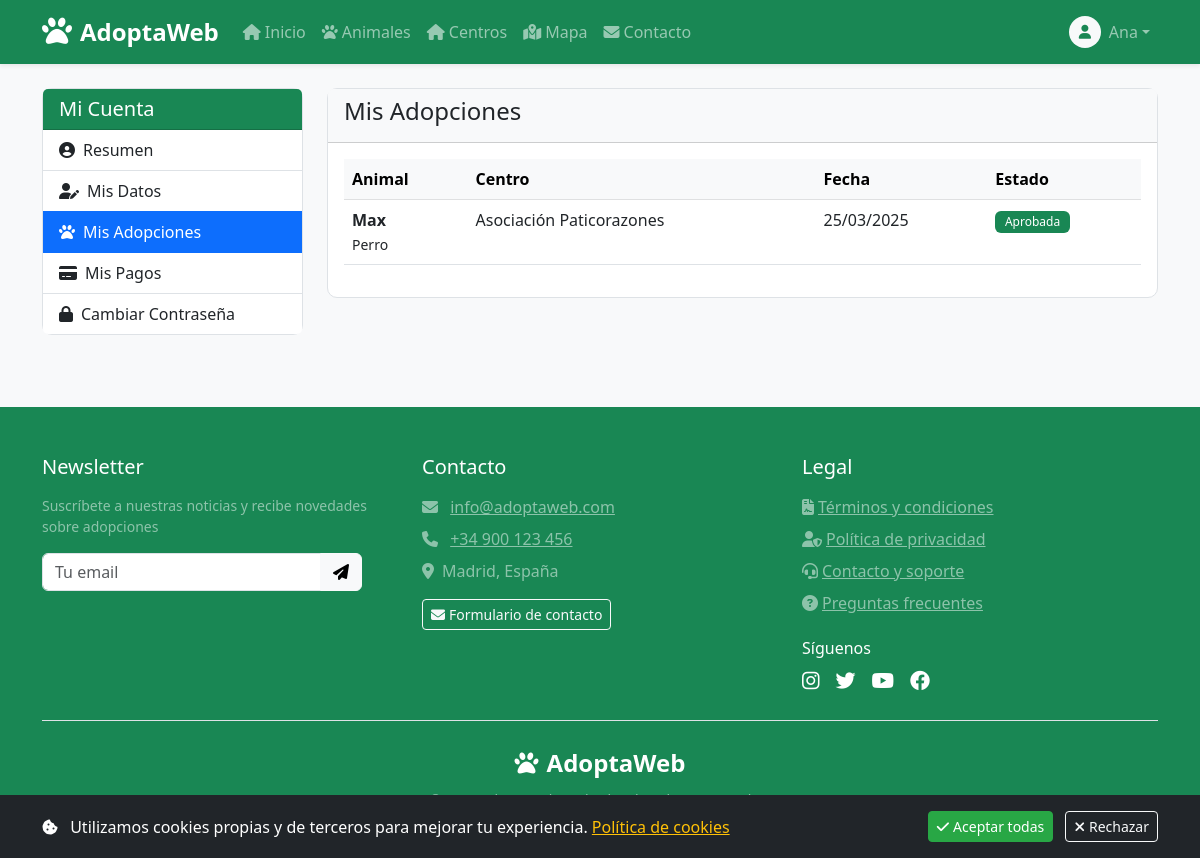
Screenshot of /perfil/mis-adopciones.php (signed in) with the database file from the repository.
### tables this page shows
CREATE TABLE `usuarios` (
  `id_usuario` int(11) NOT NULL,
  `nombre` varchar(100) NOT NULL,
  `apellido` varchar(100) DEFAULT NULL,
  `email` varchar(150) NOT NULL,
  `password_hash` varchar(255) NOT NULL,
  `telefono` varchar(20) DEFAULT NULL,
  `direccion` varchar(255) DEFAULT NULL,
  `fecha_registro` datetime DEFAULT current_timestamp(),
  `id_rol` int(11) DEFAULT 2
);

CREATE TABLE `adopciones` (
  `id_adopcion` int(11) NOT NULL,
  `id_usuario` int(11) DEFAULT NULL,
  `id_animal` int(11) DEFAULT NULL,
  `fecha_solicitud` date DEFAULT curdate(),
  `fecha_adopcion` date DEFAULT NULL,
  `estado` enum('Pendiente','Aprobada','Rechazada') DEFAULT 'Pendiente',
  `notas` text DEFAULT NULL
);

CREATE TABLE `animales` (
  `id_animal` int(11) NOT NULL,
  `nombre` varchar(100) DEFAULT NULL,
  `especie` varchar(50) DEFAULT NULL,
  `raza` varchar(100) DEFAULT NULL,
  `edad` int(11) DEFAULT NULL,
  `sexo` enum('Macho','Hembra') DEFAULT NULL,
  `descripcion` text DEFAULT NULL,
  `fecha_ingreso` date DEFAULT NULL,
  `estado` enum('Disponible','Adoptado','Reservado','En tratamiento') DEFAULT 'Disponible',
  `id_centro` int(11) DEFAULT NULL,
  `imagen_url` varchar(255) DEFAULT NULL
);

CREATE TABLE `centros` (
  `id_centro` int(11) NOT NULL,
  `nombre` varchar(150) NOT NULL,
  `direccion` varchar(255) DEFAULT NULL,
  `telefono` varchar(20) DEFAULT NULL,
  `email` varchar(150) DEFAULT NULL,
  `web` varchar(150) DEFAULT NULL,
  `fecha_alta` datetime DEFAULT current_timestamp(),
  `latitud` decimal(10,8) DEFAULT NULL,
  `longitud` decimal(10,8) DEFAULT NULL,
  `imagen_url` varchar(255) DEFAULT NULL
);

### includes/config.php (called while the page is built, shortened)
<?php
require_once ROOT_PATH . '/includes/conexion.php';
function estaLogueado() {
    return isset($_SESSION['user_id']);
}
function esAdmin() {
    return isset($_SESSION['user_role']) && (int)$_SESSION['user_role'] === 1;
}
function obtenerUsuario() {
    global $pdo;
    if (estaLogueado()) {
        $stmt = $pdo->prepare("SELECT * FROM usuarios WHERE id_usuario = ?");
        $stmt->execute([$_SESSION['user_id']]);
        return $stmt->fetch();
    }
    return null;
}
?>

### perfil/mis-adopciones.php (the view, shortened to what this page needs)
<?php
require_once '../includes/config.php';
$stmt = $pdo->prepare("
    SELECT a.*, an.nombre as animal_nombre, an.especie, c.nombre as centro_nombre
    FROM adopciones a
    JOIN animales an ON a.id_animal = an.id_animal
    JOIN centros c ON an.id_centro = c.id_centro
    WHERE a.id_usuario = ?
    ORDER BY a.fecha_solicitud DESC
");
$stmt->execute([$_SESSION['user_id']]);
$adopciones = $stmt->fetchAll();
?>
<!DOCTYPE html>
<html lang="es">
<head>
    <?php include '../includes/header.php'; ?>
</head>
<body>
    <?php include '../includes/navbar.php'; ?>
    <div class="container mt-4">
        <div class="row">
            <div class="col-md-3">
                <?php include 'menu-lateral.php'; ?>
            </div>
            <div class="col-md-9">
                <div class="card">
                    <div class="card-header bg-light">
                        <h4>Mis Adopciones</h4>
                    </div>
                    <div class="card-body">
                        <?php if (count($adopciones) > 0): ?>
                            <div class="table-responsive">
                                <table class="table table-hover">
                                    <thead class="table-light">
                                        <tr>
                                            <th>Animal</th>
                                            <th>Centro</th>
                                            <th>Fecha</th>
                                            <th>Estado</th>
                                        </tr>
                                    </thead>
                                    <tbody>
                                        <?php foreach ($adopciones as $a): ?>
                                        <tr>
                                            <td><strong><?= htmlspecialchars($a['animal_nombre']) ?></strong><br><small><?= $a['especie'] ?></small></td>
                                            <td><?= htmlspecialchars($a['centro_nombre']) ?></td>
                                            <td><?= date('d/m/Y', strtotime($a['fecha_solicitud'])) ?></td>
                                            <td><span class="badge bg-<?= $a['estado'] == 'Aprobada' ? 'success' : ($a['estado'] == 'Pendiente' ? 'warning' : 'danger') ?>"><?= $a['estado'] ?></span></td>
                                        </tr>
                                        <?php endforeach; ?>
                                    </tbody>
                                </table>
                            </div>
                        <?php endif; ?>
                    </div>
                </div>
            </div>
        </div>
    </div>
    <?php include '../includes/footer.php'; ?>
</body>
</html>

### includes/navbar.php (shortened to what this page needs)
<?php
$usuario = obtenerUsuario();
$script_name = $_SERVER['SCRIPT_NAME'];
$pagina_actual = basename($script_name, '.php');
?>
<nav class="navbar navbar-expand-lg navbar-dark bg-success shadow-sm">
    <div class="container">
        <a class="navbar-brand d-flex align-items-center" href="<?= BASE_URL ?>/index.php">
            <i class="fas fa-paw me-2 fa-lg"></i>
            <strong>AdoptaWeb</strong>
        </a>
        <div class="collapse navbar-collapse" id="navbarPrincipal">
            <ul class="navbar-nav me-auto">
                <li class="nav-item">
                    <a class="nav-link <?= ($pagina_actual == 'index') ? 'active' : '' ?>" href="<?= BASE_URL ?>/index.php">
                        <i class="fas fa-home me-1"></i>Inicio
                    </a>
                </li>
                <li class="nav-item">
                    <a class="nav-link <?= (strpos($script_name, 'animales') !== false) ? 'active' : '' ?>" href="<?= BASE_URL ?>/animales/index.php">
                        <i class="fas fa-paw me-1"></i>Animales
                    </a>
                </li>
                <li class="nav-item">
                    <a class="nav-link <?= (strpos($script_name, 'centros') !== false) ? 'active' : '' ?>" href="<?= BASE_URL ?>/centros/index.php">
                        <i class="fas fa-home me-1"></i>Centros
                    </a>
                </li>
                <li class="nav-item">
                    <a class="nav-link <?= ($pagina_actual == 'mapa') ? 'active' : '' ?>" href="<?= BASE_URL ?>/mapa.php">
                        <i class="fas fa-map-marked-alt me-1"></i>Mapa
                    </a>
                </li>
                <li class="nav-item">
                    <a class="nav-link" href="<?= BASE_URL ?>/contacto.php">
                        <i class="fas fa-envelope me-1"></i>Contacto
                    </a>
                </li>
            </ul>
            <div class="navbar-nav">
                <?php if (estaLogueado() && !esAdmin()): ?>
                    <div class="nav-item dropdown">
                        <a class="nav-link dropdown-toggle d-flex align-items-center" href="#" id="dropdownUsuario" role="button" data-bs-toggle="dropdown" aria-expanded="false">
                            <div class="avatar-circle bg-light text-success me-2"><i class="fas fa-user"></i></div>
                            <span><?= htmlspecialchars($usuario['nombre']) ?></span>
                        </a>
                    </div>
                <?php endif; ?>
            </div>
        </div>
    </div>
</nav>

### css/styles.css (style rules this page uses)
:root { --primary-color: #28a745; --secondary-color: #218838; --light-bg: #f8f9fa; --dark-bg: #343a40; }
body { font-family: 'Segoe UI', Tahoma, Geneva, Verdana, sans-serif; background-color: #f8f9fa; }
.navbar-brand { font-size: 1.5rem; font-weight: bold; }
.card { border-radius: 10px; border: 1px solid #dee2e6; transition: transform 0.3s, box-shadow 0.3s; }
.badge { font-weight: 500; padding: 0.4em 0.8em; }

### includes/navbar.php (style rules this page uses)
.avatar-circle { width: 32px; height: 32px; border-radius: 50%; display: flex; align-items: center; justify-content: center; font-size: 14px; }

### rows the page displays
usuarios: nombre "Ana"
adopciones: id_animal.nombre "Max", id_animal.especie "Perro", centros.nombre "Asociación Paticorazones", fecha_solicitud "25/03/2025", estado "Aprobada"
